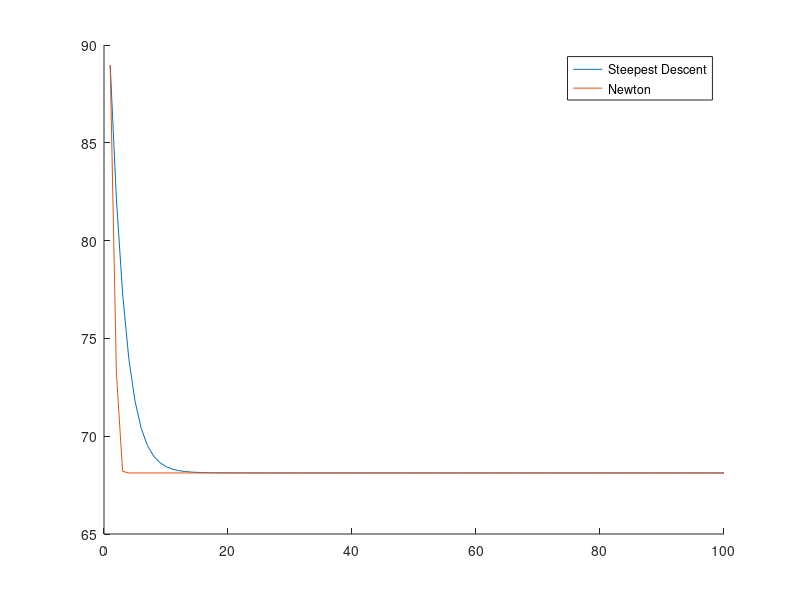

Here is the MATLAB script that generated this plot:
clear;
close;
hold on;
%generate training data
n = 100;
x = 3 * (rand(n, 2) - 0.5);
radius = x(:, 1).^2 + x(:, 2).^2;
y = (radius > 0.7 + 0.1 * randn(n, 1)) & (radius < 2.2 + 0.1 * randn(n, 1));
y = 2 * y -1;

%plot(x(:,1),x(:,2),'x');
w = [1,1];
x = x';
lambda = 1;
alpha = 0.01;

N = 100;
Jarr = zeros(N,1);
for training_itr = 1:N
    round_J = 0;
    J = 0;
    for i = 1 : n
        round_J = round_J - ( y(i) * exp(-y(i) * w * x(:,i)) ) .* x(:,i)' ./ ( 1 + exp(-y(i) * w * x(:,i)));
        J = J + log(1 + exp(- y(i) * w * x(:,i)) ) ;
    end
    round_J = round_J + 2 * lambda * w;
    J = J + lambda * (w * w');
    Jarr(training_itr) = J;
    w = w - alpha * round_J;
end

plot(Jarr);
alpha = 1;
w = [1,1];
for training_itr = 1:N
    round_J = 0;
    roundround_J = 0;
    J = 0;
    for i = 1 : n
        ye_scalar = - y(i) * exp(-y(i) * w * x(:,i));
        bunshi = 1 + exp(-y(i) * w * x(:,i));
        
        round_J = round_J + ye_scalar .* x(:,i)' ./ bunshi;
        roundround_J = roundround_J + ( bunshi .* ( - y(i) * ye_scalar .* (x(:,i) * x(:,i)') ) - ye_scalar^2 .* ( x(:,i) * x(:,i)' )) ./ bunshi^2;
        
        J = J + log(1 + exp(- y(i) * w * x(:,i)) );
    end
    round_J = round_J + 2 * lambda * w;
    roundround_J = roundround_J + 2 * lambda * eye(2);
    J = J + lambda * (w * w');
    Jarr(training_itr) = J;
    w = w - alpha .* (roundround_J^(-1) * round_J')';
end

plot(Jarr);

legend('Steepest Descent','Newton');

